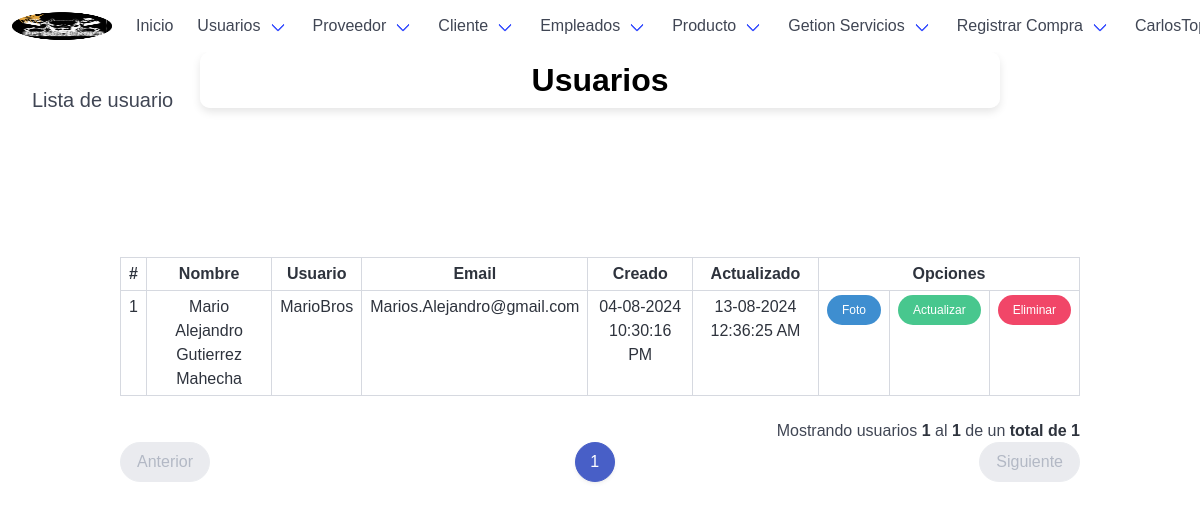
The app's page /userList/ (signed in), older data.
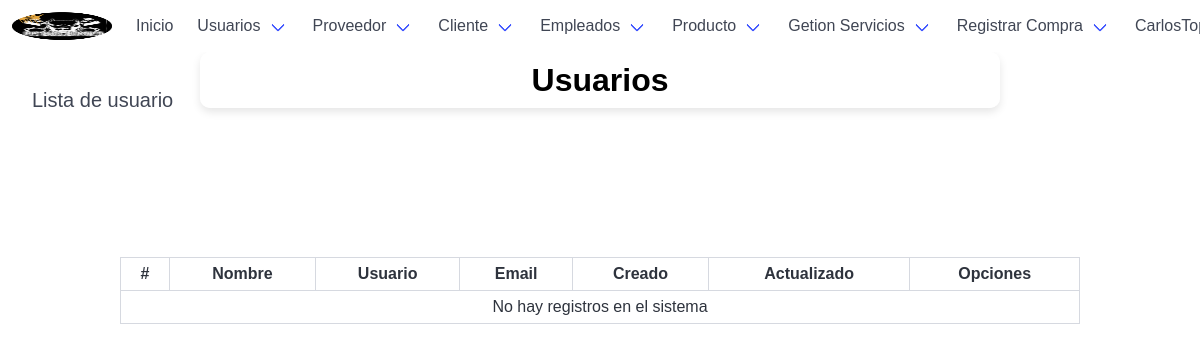
The same page, newer data.
### tables this page shows
CREATE TABLE `usuario` (
  `usuario_id` int(10) NOT NULL,
  `usuario_nombre` varchar(70) NOT NULL,
  `usuario_apellido` varchar(70) NOT NULL,
  `usuario_email` varchar(100) NOT NULL,
  `usuario_usuario` varchar(30) NOT NULL,
  `usuario_clave` varchar(200) NOT NULL,
  `usuario_foto` varchar(535) NOT NULL,
  `usuario_creado` timestamp NULL DEFAULT NULL,
  `usuario_actualizado` timestamp NULL DEFAULT NULL
);

### app/controllers/userController.php (the view, shortened to what the changed rows need)
<?php
	class userController extends mainModel{
		public function listarUsuarioControlador($pagina,$registros,$url,$busqueda){
			$pagina=$this->limpiarCadena($pagina);
			$registros=$this->limpiarCadena($registros);
			$url=$this->limpiarCadena($url);
			$url=APP_URL.$url."/";
			$busqueda=$this->limpiarCadena($busqueda);
			$tabla="";
			$pagina = (isset($pagina) && $pagina>0) ? (int) $pagina : 1;
			$inicio = ($pagina>0) ? (($pagina * $registros)-$registros) : 0;
			if(isset($busqueda) && $busqueda!=""){
				$consulta_datos="SELECT * FROM usuario WHERE ((usuario_id!='".$_SESSION['id']."' AND usuario_id!='1') AND (usuario_nombre LIKE '%$busqueda%' OR usuario_apellido LIKE '%$busqueda%' OR usuario_email LIKE '%$busqueda%' OR usuario_usuario LIKE '%$busqueda%')) ORDER BY usuario_nombre ASC LIMIT $inicio,$registros";
				$consulta_total="SELECT COUNT(usuario_id) FROM usuario WHERE ((usuario_id!='".$_SESSION['id']."' AND usuario_id!='1') AND (usuario_nombre LIKE '%$busqueda%' OR usuario_apellido LIKE '%$busqueda%' OR usuario_email LIKE '%$busqueda%' OR usuario_usuario LIKE '%$busqueda%'))";
			}else{
				$consulta_datos="SELECT * FROM usuario WHERE usuario_id!='".$_SESSION['id']."' AND usuario_id!='1' ORDER BY usuario_nombre ASC LIMIT $inicio,$registros";
				$consulta_total="SELECT COUNT(usuario_id) FROM usuario WHERE usuario_id!='".$_SESSION['id']."' AND usuario_id!='1'";
			}
			$datos = $this->ejecutarConsulta($consulta_datos);
			$datos = $datos->fetchAll();
			$total = $this->ejecutarConsulta($consulta_total);
			$total = (int) $total->fetchColumn();
			$numeroPaginas =ceil($total/$registros);
			$tabla.='
		        <div class="table-container">
		        <table class="table is-bordered is-striped is-narrow is-hoverable is-fullwidth">
		            <thead>
		                <tr>
		                    <th class="has-text-centered">#</th>
		                    <th class="has-text-centered">Nombre</th>
		                    <th class="has-text-centered">Usuario</th>
		                    <th class="has-text-centered">Email</th>
		                    <th class="has-text-centered">Creado</th>
		                    <th class="has-text-centered">Actualizado</th>
		                    <th class="has-text-centered" colspan="3">Opciones</th>
		                </tr>
		            </thead>
		            <tbody>
		    ';
		    if($total>=1 && $pagina<=$numeroPaginas){
				$contador=$inicio+1;
				$pag_inicio=$inicio+1;
				foreach($datos as $rows){
					$tabla.='
						<tr class="has-text-centered" >
							<td>'.$contador.'</td>
							<td>'.$rows['usuario_nombre'].' '.$rows['usuario_apellido'].'</td>
							<td>'.$rows['usuario_usuario'].'</td>
							<td>'.$rows['usuario_email'].'</td>
							<td>'.date("d-m-Y  h:i:s A",strtotime($rows['usuario_creado'])).'</td>
							<td>'.date("d-m-Y  h:i:s A",strtotime($rows['usuario_actualizado'])).'</td>
							<td>
			                    <a href="'.APP_URL.'userPhoto/'.$rows['usuario_id'].'/" class="button is-info is-rounded is-small">Foto</a>
			                </td>
			                <td>
			                    <a href="'.APP_URL.'userUpdate/'.$rows['usuario_id'].'/" class="button is-success is-rounded is-small">Actualizar</a>
			                </td>
			                <td>
			                	<form class="FormularioAjax" action="'.APP_URL.'app/ajax/usuarioAjax.php" method="POST" autocomplete="off" >
			                		<input type="hidden" name="modulo_usuario" value="eliminar">
			                		<input type="hidden" name="usuario_id" value="'.$rows['usuario_id'].'">
			                    	<button type="submit" class="button is-danger is-rounded is-small">Eliminar</button>
			                    </form>
			                </td>
						</tr>
					';
					$contador++;
				}
				$pag_final=$contador-1;
			}else{
				if($total>=1){
					$tabla.='
						<tr class="has-text-centered" >
			                <td colspan="7">
			                    <a href="'.$url.'1/" class="button is-link is-rounded is-small mt-4 mb-4">
			                        Haga clic acá para recargar el listado
			                    </a>
			                </td>
			            </tr>
					';
				}else{
					$tabla.='
						<tr class="has-text-centered" >
			                <td colspan="7">
			                    No hay registros en el sistema
			                </td>
			            </tr>
					';
				}
			}
			$tabla.='</tbody></table></div>';
			if($total>=1 && $pagina<=$numeroPaginas){
				$tabla.='<p class="has-text-right">Mostrando usuarios <strong>'.$pag_inicio.'</strong> al <strong>'.$pag_final.'</strong> de un <strong>total de '.$total.'</strong></p>';
				$tabla.=$this->paginadorTablas($pagina,$numeroPaginas,$url,10);
			}
			return $tabla;
		}
	}

### app/models/mainModel.php (shortened to what the changed rows need)
<?php
    class mainModel {
        private $server = DB_SERVER;
        private $db = DB_NAME;
        private $user = DB_USER;
        private $pass = DB_PASS;
		public function conectar(){
            $conexion = new PDO("mysql:host=".$this->server.";dbname=".$this->db,$this->user,$this->pass);
			$conexion->exec("SET CHARACTER SET utf8");
			return $conexion;
        }
        protected function ejecutarConsulta($consulta){
            $sql = $this->conectar()->prepare($consulta);
            $sql->execute();
            return $sql;
        }
        public function limpiarCadena($cadena){
			$palabras=["<script>","</script>","<script src","<script type=","SELECT * FROM","SELECT "," SELECT ","DELETE FROM","INSERT INTO","DROP TABLE","DROP DATABASE","TRUNCATE TABLE","SHOW TABLES","SHOW DATABASES","<?php","?>","--","^","<",">","==","=",";","::"];
			$cadena=trim($cadena);
			$cadena=stripslashes($cadena);
			$cadena=trim($cadena);
			$cadena=stripslashes($cadena);
			return $cadena;
		}
        protected function paginadorTablas($pagina,$numeroPaginas,$url,$botones){
	        $tabla='<nav class="pagination is-centered is-rounded" role="navigation" aria-label="pagination">';
	        if($pagina<=1){
	            $tabla.='
	            <a class="pagination-previous is-disabled" disabled >Anterior</a>
	            <ul class="pagination-list">
	            ';
	        }
	        for($i=$pagina; $i<=$numeroPaginas; $i++){
	            if($pagina==$i){
	                $tabla.='<li><a class="pagination-link is-current" href="'.$url.$i.'/">'.$i.'</a></li>';
	            }else{
	                $tabla.='<li><a class="pagination-link" href="'.$url.$i.'/">'.$i.'</a></li>';
	            }
	        }
	        if($pagina==$numeroPaginas){
	            $tabla.='
	            </ul>
	            <a class="pagination-next is-disabled" disabled >Siguiente</a>
	            ';
	        }
	        $tabla.='</nav>';
	        return $tabla;
	    }
    }

Row changes from the older to the newer data that the page shows:
removed usuario: usuario_nombre "Mario Alejandro", usuario_apellido "Gutierrez Mahecha", usuario_usuario "MarioBros", usuario_email "Marios.Alejandro@gmail.com", usuario_creado "04-08-2024 10:30:16 PM", usuario_actualizado "13-08-2024 12:36:25 AM"
Text that changed along with them:
$pag_inicio: "1" → (not shown)
$pag_final: "1" → (not shown)
$total: "1" → (not shown)
text no longer shown: "Mostrando usuarios al de un total de Anterior Siguiente"
text now shown: "No hay registros en el sistema"
list line gone: "1"
